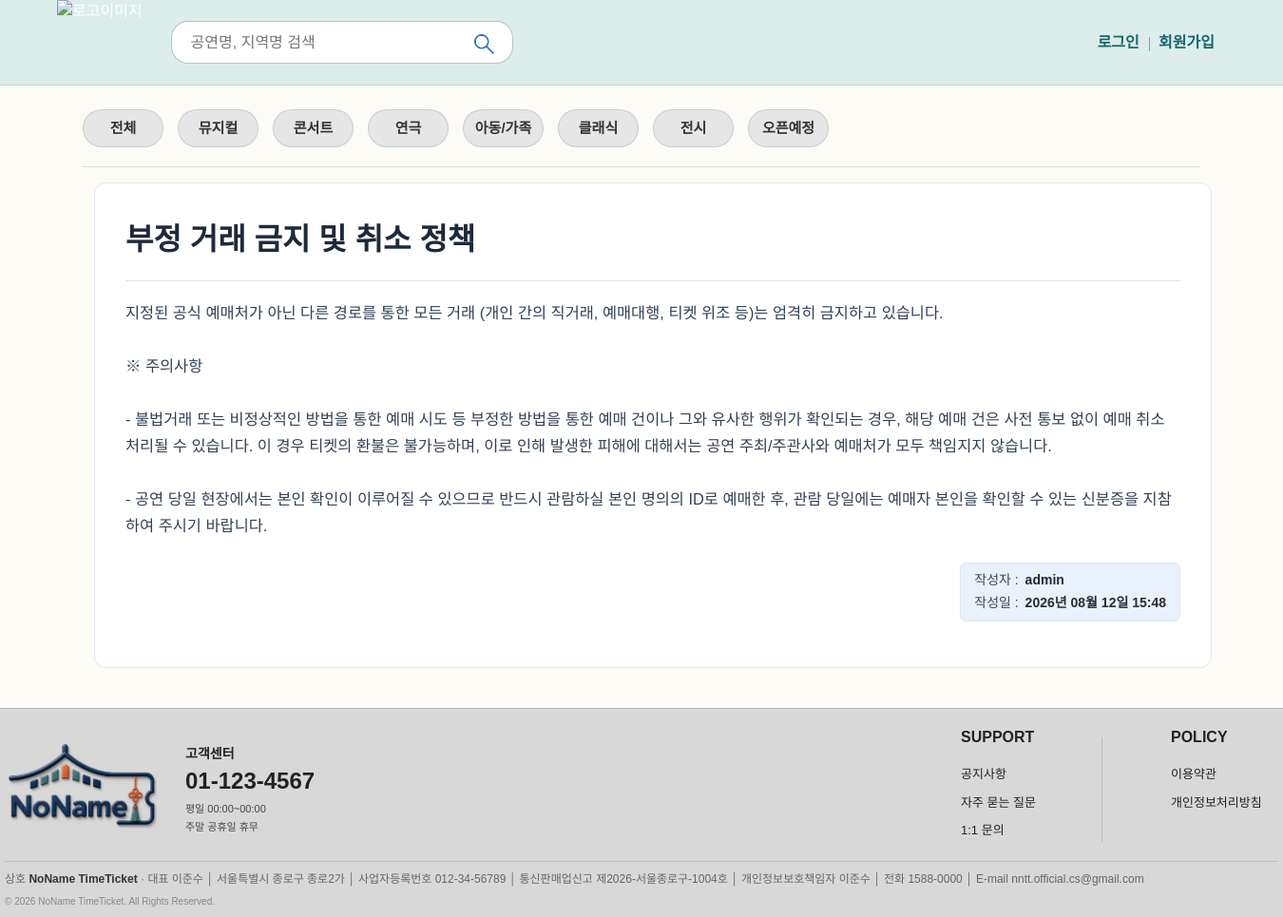
/notice/detail/2/, run on the app's committed database.
### table_model.py (models this page shows, shortened)
class Notice(db.Model):
    __tablename__ = 'notice'
    id = db.Column(INTEGER(unsigned=True), primary_key=True, autoincrement=True)
    subject = db.Column(db.String(MAX_STRING), nullable=False)
    content = db.Column(db.Text(), nullable=False)
    create_date = db.Column(db.DateTime(), nullable=False)
    updated_date = db.Column(db.DateTime(), nullable=False, default=datetime.now, onupdate=datetime.now)
    user_id = db.Column(INTEGER(unsigned=True), db.ForeignKey('user.id', ondelete='CASCADE'), nullable=False, index=True)
    user = db.relationship('User', backref=db.backref('notice_set'))

class User(db.Model):
    __tablename__ = 'user'
    id = db.Column(INTEGER(unsigned=True), primary_key=True, autoincrement=True)
    username = db.Column(db.String(USERNAME_LENGTH), unique=True, nullable=False)
    password = db.Column(db.String(MAX_STRING), nullable=False) # hashcode로 암호화하는 과정 때문에 여유 buffer 추가
    email = db.Column(db.String(120), unique=True, nullable=False)
    phone = db.Column(db.String(20), unique=True, nullable=False)
    address = db.Column(db.String(ADDRESS_LENGTH), nullable=True)
    created_at = db.Column(db.DateTime(), nullable=False, default=datetime.now)
    updated_at = db.Column(db.DateTime(), nullable=False, default=datetime.now, onupdate=datetime.now)

### views/support/notice_views.py (the view)
@bp.route('/detail/<int:notice_id>/')
def detail(notice_id):
    notice = Notice.query.get_or_404(notice_id)
    return render_template('support/notice_detail.html', notice=notice)

### filter/filter_date.py (called while the page is built)
def format_datetime(value, fmt='%Y년 %m월 %d일 %H:%M'):
    return value.strftime(fmt)

### views/auth_views.py (called while the page is built)
@bp.before_app_request
def load_logged_in_user():
    user_id = session.get('user_id')
    if user_id is None:
        g.user = None
    else:
        g.user = User.query.get(user_id)

### templates/support/notice_detail.html (shortened to what this page needs)
{% extends 'base.html' %}
{% block content %}
<link rel="stylesheet" href="{{ url_for('static', filename='css/sup_detail.css') }}">
<div class="container my-3">
    <div class="card my-3">
        <div class="card-body">
            <h2 class="border-bottom py-2">{{ notice.subject }}</h2>
            <div class="card-text">{{ notice.content }}</div>
            <div class="d-flex justify-content-end">
                <div class="badge bg-light p-2 text-start">
                    <div class="mb-1">
                        <span class="author-label">작성자 :</span>
                        <span class="author-value">{{ notice.user.username }}</span>
                    </div>
                    <div>
                        <span class="author-label">작성일 :</span>
                        <span class="author-value">{{ notice.create_date|datetime }}</span>
                    </div>
                </div>
            </div>
        </div>
    </div>
</div>
{% endblock %}

### static/css/footer.css (style rules this page uses)
html, body { margin: 0; padding: 0; height: 100%; }
body { display: flex; flex-direction: column; min-height: 100vh; }
main, .container, #content { flex: 1; }

### static/css/base.css (style rules this page uses)
* { box-sizing: border-box; margin: 0; padding: 0; }
body { font-family: 'Noto Sans KR', sans-serif; background-color: #fcfbf5; color: #333; }
.container { max-width: 1200px; min-width: 1200px; margin: 25px auto; }
.container { max-width: 1200px; margin: 25px auto; }

### static/css/sup_detail.css (style rules this page uses)
.container { max-width: 1100px; }
h2, h5 { font-weight: bold; color: #1e293b; margin-bottom: 20px; }
h2.border-bottom { padding-bottom: 24px !important; }
.card { border: 1px solid #e2e8f0; border-radius: 12px; overflow: hidden; background-color: #ffffff; }
.card-body { padding: 2rem; }
.card-text { white-space: pre-line; font-size: 1.025rem; line-height: 1.7; color: #334155; min-height: 120px; }
.card-body .badge.bg-light { border: 1px solid #e2e8f0; border-radius: 6px; padding: 8px 14px !important; font-size: 14px; color: #272d36; font-weight: 500; line-height: 1.4; background-color: #e9f2fc !important; margin-top: 25px; }
.card-body .badge.bg-light .mb-1 { color: #202936; font-weight: bold; }
.card-body .badge.bg-light .author-label { color: #3c4553; font-weight: 500; margin-right: 3px; }
.card-body .badge.bg-light .author-value { font-weight: 600; }

### data on the page
Notice: subject "부정 거래 금지 및 취소 정책", content "지정된 공식 예매처가 아닌 다른 경로를 통한 모든 거래 (개인 간의 직거래, 예매대행, 티켓 위조 등)는 엄격히 금지하고 있습니다. ※ 주의사항 - 불법거래 또는 비정상적인 방법을 통한 예매 시도 등 부정한 방법을 통한 예매 건이나 그와 유사한 행위가 확인되는 경우, 해당 예매 건은 사전 통보 없이 예매 취소 처리될 수 있습니다. 이 경우 티켓의 환불은 불가능하며, 이로 인해 발생한 피해에 대해서는 공연 주최/주관사와 예매처가 모두 책임지지 않습니다. - 공연 당일 현장에서는 본인 확인이 이루어질 수 있으므로 반드시 관람하실 본인 명의의 ID로 예매한 후, 관람 당일에는 예매자 본인을 확인할 수 있는 신분증을 지참하여 주시기 바랍니다.", create_date "2026년 08월 12일 15:48"
User: user.username "admin"
